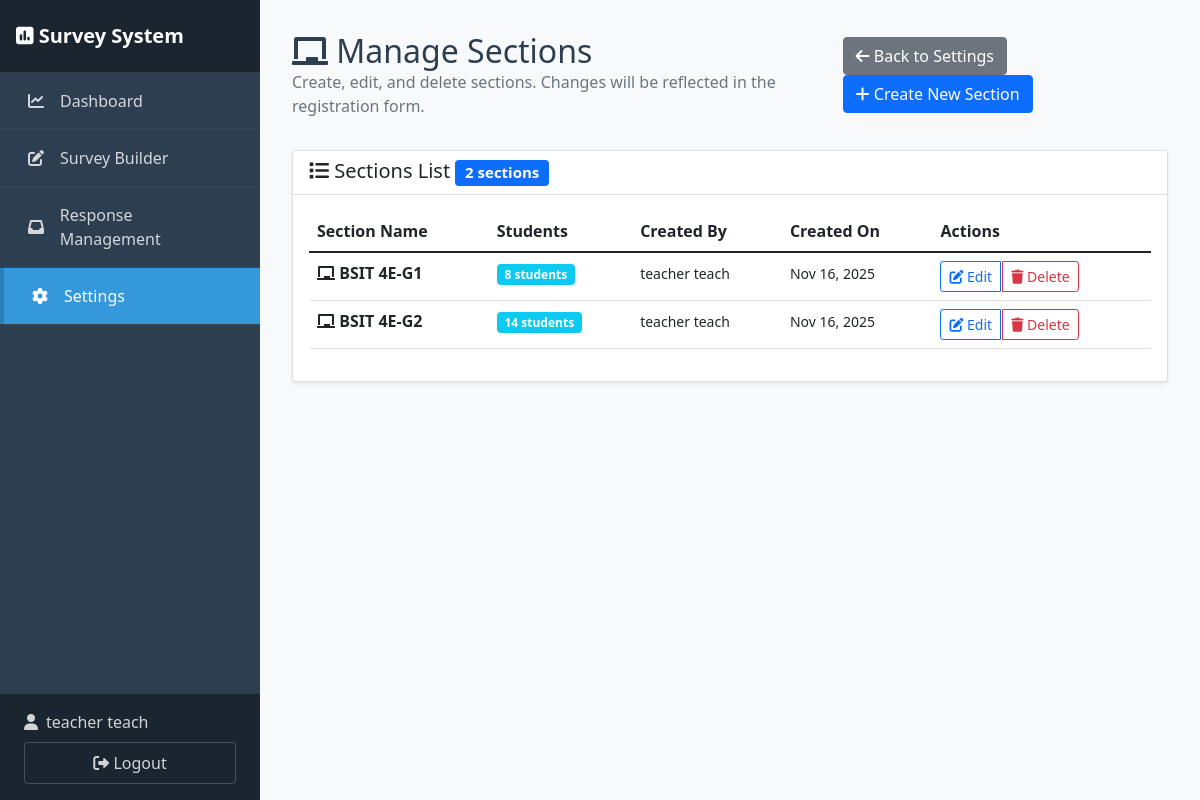
The page /teacher/sections/ (signed in) on the database its author committed.
### myapp/models.py (models this page shows, shortened)
class Section(models.Model):
    name = models.CharField(max_length=100)
    description = models.TextField(blank=True)
    created_by = models.ForeignKey(User, on_delete=models.CASCADE, related_name='created_sections')
    created_at = models.DateTimeField(auto_now_add=True)

### myapp/views.py (the view)
# urls.py: path("teacher/sections/", views.manage_sections, name="manage_sections"),
@login_required
def manage_sections(request):
    if not hasattr(request.user, 'profile') or request.user.profile.role != 'teacher':
        messages.error(request, 'Access denied.')
        return redirect('home')
    sections = Section.objects.all().order_by('name')
    sections_with_counts = []
    for section in sections:
        student_count = UserProfile.objects.filter(section=section, role='student').count()
        sections_with_counts.append({
            'section': section,
            'student_count': student_count
        })
    return render(request, 'teacher/manage_sections.html', {
        'sections_with_counts': sections_with_counts
    })

### myapp/context_processors.py (called while the page is built)
def teacher_context(request):
    context = {}
    if request.user.is_authenticated and hasattr(request.user, 'profile'):
        if request.user.profile.role == 'teacher':
            context['archived_surveys_count'] = Survey.objects.filter(
                created_by=request.user,
                is_archived=True
            ).count()
    return context

### templates/teacher/manage_sections.html (shortened to what this page needs)
{% extends 'teacher/teacher_base.html' %}
{% block content %}
<div class="page-header d-flex justify-content-between align-items-center">
    <div>
        <h2><i class="fas fa-chalkboard"></i> Manage Sections</h2>
        <p class="text-muted mb-0">Create, edit, and delete sections. Changes will be reflected in the registration form.</p>
    </div>
    <div>
        <a href="{% url 'teacher_settings' %}" class="btn btn-secondary me-2">
            <i class="fas fa-arrow-left"></i> Back to Settings
        </a>
        <a href="{% url 'create_section' %}" class="btn btn-primary">
            <i class="fas fa-plus"></i> Create New Section
        </a>
    </div>
</div>
{% if sections_with_counts %}
<div class="card">
    <div class="card-header">
        <h5 class="mb-0">
            <i class="fas fa-list"></i> Sections List
            <span class="badge bg-primary">{{ sections_with_counts|length }} section{{ sections_with_counts|length|pluralize }}</span>
        </h5>
    </div>
    <div class="card-body">
        <div class="table-responsive">
            <table class="table table-hover">
                <thead>
                    <tr>
                        <th>Section Name</th>
                        <th>Students</th>
                        <th>Created By</th>
                        <th>Created On</th>
                        <th>Actions</th>
                    </tr>
                </thead>
                <tbody>
                    {% for item in sections_with_counts %}
                    {% with section=item.section %}
                    <tr>
                        <td>
                            <strong><i class="fas fa-chalkboard"></i> {{ section.name }}</strong>
                        </td>
                        <td>
                            <span class="badge bg-info">{{ item.student_count }} student{{ item.student_count|pluralize }}</span>
                        </td>
                        <td>
                            <small>{{ section.created_by.get_full_name|default:section.created_by.username }}</small>
                        </td>
                        <td>
                            <small>{{ section.created_at|date:"M d, Y" }}</small>
                        </td>
                        <td>
                            <div class="btn-group" role="group">
                                <a href="{% url 'edit_section' section.id %}" class="btn btn-sm btn-outline-primary" title="Edit Section">
                                    <i class="fas fa-edit"></i> Edit
                                </a>
                                <a href="{% url 'delete_section' section.id %}" class="btn btn-sm btn-outline-danger" title="Delete Section">
                                    <i class="fas fa-trash"></i> Delete
                                </a>
                            </div>
                        </td>
                    </tr>
                    {% endwith %}
                    {% endfor %}
                </tbody>
            </table>
        </div>
    </div>
</div>
{% endif %}
{% endblock %}

### templates/teacher/teacher_base.html (shortened to what this page needs)
<!DOCTYPE html>
<html lang="en">
<head>
    <link href="https://cdn.jsdelivr.net/npm/bootstrap@5.1.3/dist/css/bootstrap.min.css" rel="stylesheet">
    <link href="https://cdnjs.cloudflare.com/ajax/libs/font-awesome/6.0.0/css/all.min.css" rel="stylesheet">
    <link href="{% load static %}{% static 'css/style.css' %}" rel="stylesheet">
</head>
<body>
    <aside class="sidebar" id="sidebar">
        <div class="sidebar-header">
            <h4><i class="fas fa-poll"></i> Survey System</h4>
        </div>
        <ul class="sidebar-menu">
            <li>
                <a href="{% url 'teacher_dashboard' %}" class="{% if request.resolver_match.url_name == 'teacher_dashboard' %}active{% endif %}">
                    <i class="fas fa-chart-line"></i>
                    <span>Dashboard</span>
                </a>
            </li>
            <li>
                <a href="{% url 'manage_surveys' %}" class="">
                    <i class="fas fa-edit"></i>
                    <span>Survey Builder</span>
                </a>
            </li>
            <li>
                <a href="{% url 'responses_overview' %}" class="">
                    <i class="fas fa-inbox"></i>
                    <span>Response Management</span>
                </a>
            </li>
            <li>
                <a href="{% url 'teacher_settings' %}" class="{% if request.resolver_match.url_name == 'teacher_settings' or request.resolver_match.url_name == 'set_due_dates' or request.resolver_match.url_name == 'update_survey_due_date' or request.resolver_match.url_name == 'manage_sections' or request.resolver_match.url_name == 'create_section' or request.resolver_match.url_name == 'edit_section' or request.resolver_match.url_name == 'delete_section' or request.resolver_match.url_name == 'manage_students' or request.resolver_match.url_name == 'edit_student' or request.resolver_match.url_name == 'toggle_student_access' %}active{% endif %}">
                    <i class="fas fa-cog"></i>
                    <span>Settings</span>
                </a>
            </li>
        </ul>
        <div class="sidebar-footer">
            <div class="user-info">
                <i class="fas fa-user"></i>
                <span>{{ user.first_name }} {{ user.last_name }}</span>
            </div>
            <form method="post" action="{% url 'logout' %}" class="d-inline">
                <button type="submit" class="logout-btn">
                    <i class="fas fa-sign-out-alt"></i> Logout
                </button>
            </form>
        </div>
    </aside>
    <main class="main-content">
        {% block content %}
        {% endblock %}
    </main>
    <div class="toast-container position-fixed bottom-0 start-50 translate-middle-x p-3" style="z-index: 1055;">
    </div>
    <script src="{% load static %}{% static 'js/main.js' %}"></script>
</body>
</html>

### static/css/style.css (style rules this page uses)
body { font-family: 'Segoe UI', Tahoma, Geneva, Verdana, sans-serif; background-color: #f8f9fa; }
.card { box-shadow: 0 0.125rem 0.25rem rgba(0, 0, 0, 0.075); border: 1px solid rgba(0, 0, 0, 0.125); }
.card-header { background-color: #fff; border-bottom: 1px solid rgba(0, 0, 0, 0.125); }
.btn-group .btn { margin-right: 2px; }
.btn-group .btn:last-child { margin-right: 0; }
.table th { border-top: none; font-weight: 600; }
.badge { font-size: 0.75em; }
.bg-primary { background-color: #0d6efd !important; }
.btn-primary { background-color: #0d6efd; border-color: #0d6efd; }

### templates/teacher/teacher_base.html (style rules this page uses)
:root { --sidebar-width: 260px; --sidebar-bg: #2c3e50; --sidebar-hover: #34495e; --sidebar-active: #3498db; }
body { overflow-x: hidden; }
.sidebar { position: fixed; top: 0; left: 0; height: 100vh; width: var(--sidebar-width); background-color: var(--sidebar-bg); color: white; padding: 0; z-index: 1000; overflow-y: auto; transition: transform 0.3s ease; }
.sidebar-header { padding: 1.5rem 1rem; background-color: #1a252f; border-bottom: 1px solid rgba(255, 255, 255, 0.1); }
.sidebar-header h4 { margin: 0; font-size: 1.25rem; font-weight: 600; }
.sidebar-menu { list-style: none; padding: 0; margin: 0; }
.sidebar-menu li { border-bottom: 1px solid rgba(255, 255, 255, 0.05); }
.sidebar-menu a { display: flex; align-items: center; padding: 1rem 1.5rem; color: rgba(255, 255, 255, 0.8); text-decoration: none; transition: all 0.3s ease; }
.sidebar-menu a.active { background-color: var(--sidebar-active); color: white; border-left: 4px solid #2980b9; }
.sidebar-menu a i { width: 24px; margin-right: 0.75rem; text-align: center; }
.sidebar-footer { position: absolute; bottom: 0; left: 0; right: 0; padding: 1rem 1.5rem; background-color: #1a252f; border-top: 1px solid rgba(255, 255, 255, 0.1); }
.sidebar-footer .user-info { display: flex; align-items: center; color: rgba(255, 255, 255, 0.8); margin-bottom: 0.5rem; }
.sidebar-footer .user-info i { margin-right: 0.5rem; }
.sidebar-footer .logout-btn { width: 100%; background-color: transparent; border: 1px solid rgba(255, 255, 255, 0.2); color: rgba(255, 255, 255, 0.8); padding: 0.5rem; border-radius: 4px; transition: all 0.3s ease; }
.main-content { margin-left: var(--sidebar-width); padding: 2rem; min-height: 100vh; background-color: #f8f9fa; }
.page-header { margin-bottom: 2rem; }
.page-header h2 { margin: 0; color: #2c3e50; }

### rows shown on the page
Section: section.name "BSIT 4E-G1", student_count "8", section.created_by.get_full_name "teacher teach", section.created_at "Nov 16, 2025"
Section: section.name "BSIT 4E-G2", student_count "14", section.created_by.get_full_name "teacher teach", section.created_at "Nov 16, 2025"

### other values the page prints
{{ user.first_name }} "teacher"
{{ user.last_name }} "teach"
{{ sections_with_counts|length }} "2"
